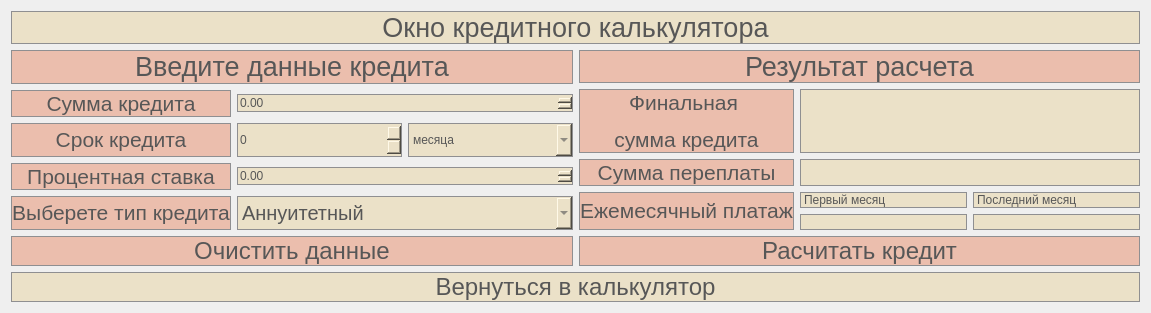
<?xml version="1.0" encoding="UTF-8"?>
<ui version="4.0">
 <class>creditwindow</class>
 <widget class="QDialog" name="creditwindow">
  <property name="geometry">
   <rect>
    <x>0</x>
    <y>0</y>
    <width>1151</width>
    <height>312</height>
   </rect>
  </property>
  <property name="windowTitle">
   <string>Dialog</string>
  </property>
  <layout class="QGridLayout" name="gridLayout_4">
   <item row="0" column="0" colspan="2">
    <widget class="QLabel" name="window_name">
     <property name="font">
      <font>
       <pointsize>20</pointsize>
      </font>
     </property>
     <property name="styleSheet">
      <string notr="true">QLabel {
     border: 1px solid #8f8f91;
     background-color:rgb(235, 225, 200);
	color:rgb(87, 87, 87)
 }</string>
     </property>
     <property name="text">
      <string>Окно кредитного калькулятора</string>
     </property>
     <property name="alignment">
      <set>Qt::AlignCenter</set>
     </property>
    </widget>
   </item>
   <item row="1" column="0">
    <layout class="QGridLayout" name="gridLayout">
     <item row="1" column="0">
      <widget class="QLabel" name="window_name_8">
       <property name="font">
        <font>
         <pointsize>16</pointsize>
        </font>
       </property>
       <property name="styleSheet">
        <string notr="true">QLabel {
     border: 1px solid #8f8f91;
     background-color:rgb(235, 190, 173);
	color:rgb(87, 87, 87)
 }
</string>
       </property>
       <property name="text">
        <string>&lt;html&gt;&lt;head/&gt;&lt;body&gt;&lt;p align=&quot;center&quot;&gt;Сумма кредита&lt;/p&gt;&lt;/body&gt;&lt;/html&gt;</string>
       </property>
       <property name="alignment">
        <set>Qt::AlignCenter</set>
       </property>
      </widget>
     </item>
     <item row="4" column="0">
      <widget class="QLabel" name="window_name_10">
       <property name="font">
        <font>
         <pointsize>16</pointsize>
        </font>
       </property>
       <property name="styleSheet">
        <string notr="true">QLabel {
     border: 1px solid #8f8f91;
     background-color:rgb(235, 190, 173);
	color:rgb(87, 87, 87)
 }
</string>
       </property>
       <property name="text">
        <string>&lt;html&gt;&lt;head/&gt;&lt;body&gt;&lt;p align=&quot;center&quot;&gt;Выберете тип кредита&lt;/p&gt;&lt;/body&gt;&lt;/html&gt;</string>
       </property>
       <property name="alignment">
        <set>Qt::AlignCenter</set>
       </property>
      </widget>
     </item>
     <item row="2" column="2">
      <widget class="QComboBox" name="month_or_years">
       <property name="sizePolicy">
        <sizepolicy hsizetype="Preferred" vsizetype="Preferred">
         <horstretch>0</horstretch>
         <verstretch>0</verstretch>
        </sizepolicy>
       </property>
       <property name="styleSheet">
        <string notr="true">QComboBox {
     border: 1px solid #8f8f91;
     background-color:rgb(235, 225, 200);
	color:rgb(87, 87, 87)
 }</string>
       </property>
       <item>
        <property name="text">
         <string>месяца</string>
        </property>
       </item>
       <item>
        <property name="text">
         <string>года</string>
        </property>
       </item>
      </widget>
     </item>
     <item row="1" column="1" colspan="2">
      <widget class="QDoubleSpinBox" name="credit_sum">
       <property name="styleSheet">
        <string notr="true">QDoubleSpinBox {
     border: 1px solid #8f8f91;
     background-color:rgb(235, 225, 200);
	color:rgb(87, 87, 87)
 }</string>
       </property>
       <property name="minimum">
        <double>0.000000000000000</double>
       </property>
       <property name="maximum">
        <double>1000000.000000000000000</double>
       </property>
      </widget>
     </item>
     <item row="2" column="0">
      <widget class="QLabel" name="window_name_7">
       <property name="font">
        <font>
         <pointsize>16</pointsize>
        </font>
       </property>
       <property name="styleSheet">
        <string notr="true">QLabel {
     border: 1px solid #8f8f91;
     background-color:rgb(235, 190, 173);
	color:rgb(87, 87, 87)
 }
</string>
       </property>
       <property name="text">
        <string>&lt;html&gt;&lt;head/&gt;&lt;body&gt;&lt;p align=&quot;center&quot;&gt;Срок кредита&lt;/p&gt;&lt;/body&gt;&lt;/html&gt;</string>
       </property>
       <property name="alignment">
        <set>Qt::AlignCenter</set>
       </property>
      </widget>
     </item>
     <item row="0" column="0" colspan="3">
      <widget class="QLabel" name="window_name_6">
       <property name="font">
        <font>
         <pointsize>20</pointsize>
        </font>
       </property>
       <property name="styleSheet">
        <string notr="true">QLabel {
     border: 1px solid #8f8f91;
     background-color:rgb(235, 190, 173);
	color:rgb(87, 87, 87)
 }
</string>
       </property>
       <property name="text">
        <string>&lt;html&gt;&lt;head/&gt;&lt;body&gt;&lt;p align=&quot;center&quot;&gt;Введите данные кредита&lt;/p&gt;&lt;/body&gt;&lt;/html&gt;</string>
       </property>
       <property name="alignment">
        <set>Qt::AlignCenter</set>
       </property>
      </widget>
     </item>
     <item row="4" column="1" colspan="2">
      <widget class="QComboBox" name="credit_type">
       <property name="sizePolicy">
        <sizepolicy hsizetype="Preferred" vsizetype="Preferred">
         <horstretch>0</horstretch>
         <verstretch>0</verstretch>
        </sizepolicy>
       </property>
       <property name="font">
        <font>
         <pointsize>15</pointsize>
        </font>
       </property>
       <property name="styleSheet">
        <string notr="true">QComboBox {
     border: 1px solid #8f8f91;
     background-color:rgb(235, 225, 200);
	color:rgb(87, 87, 87)
 }</string>
       </property>
       <property name="currentIndex">
        <number>0</number>
       </property>
       <item>
        <property name="text">
         <string>Аннуитетный</string>
        </property>
       </item>
       <item>
        <property name="text">
         <string>Дифференцированный</string>
        </property>
       </item>
      </widget>
     </item>
     <item row="3" column="0">
      <widget class="QLabel" name="window_name_9">
       <property name="font">
        <font>
         <pointsize>16</pointsize>
        </font>
       </property>
       <property name="styleSheet">
        <string notr="true">QLabel {
     border: 1px solid #8f8f91;
     background-color:rgb(235, 190, 173);
	color:rgb(87, 87, 87)
 }
</string>
       </property>
       <property name="text">
        <string>&lt;html&gt;&lt;head/&gt;&lt;body&gt;&lt;p align=&quot;center&quot;&gt;Процентная ставка&lt;/p&gt;&lt;/body&gt;&lt;/html&gt;</string>
       </property>
       <property name="alignment">
        <set>Qt::AlignCenter</set>
       </property>
      </widget>
     </item>
     <item row="3" column="1" colspan="2">
      <widget class="QDoubleSpinBox" name="rate">
       <property name="styleSheet">
        <string notr="true">QDoubleSpinBox {
     border: 1px solid #8f8f91;
     background-color:rgb(235, 225, 200);
	color:rgb(87, 87, 87)
 }</string>
       </property>
       <property name="minimum">
        <double>-1000.000000000000000</double>
       </property>
       <property name="maximum">
        <double>1000.000000000000000</double>
       </property>
      </widget>
     </item>
     <item row="2" column="1">
      <widget class="QSpinBox" name="time">
       <property name="sizePolicy">
        <sizepolicy hsizetype="Preferred" vsizetype="Preferred">
         <horstretch>0</horstretch>
         <verstretch>0</verstretch>
        </sizepolicy>
       </property>
       <property name="styleSheet">
        <string notr="true">QSpinBox {
     border: 1px solid #8f8f91;
     background-color:rgb(235, 225, 200);
	color:rgb(87, 87, 87)
 }</string>
       </property>
      </widget>
     </item>
    </layout>
   </item>
   <item row="1" column="1">
    <layout class="QGridLayout" name="gridLayout_3">
     <item row="1" column="0">
      <widget class="QLabel" name="window_name_11">
       <property name="font">
        <font>
         <pointsize>16</pointsize>
        </font>
       </property>
       <property name="styleSheet">
        <string notr="true">QLabel {
     border: 1px solid #8f8f91;
     background-color:rgb(235, 190, 173);
	color:rgb(87, 87, 87)
 }
</string>
       </property>
       <property name="text">
        <string>&lt;html&gt;&lt;head/&gt;&lt;body&gt;&lt;p align=&quot;center&quot;&gt;Финальная &lt;/p&gt;&lt;p align=&quot;center&quot;&gt;сумма кредита&lt;/p&gt;&lt;/body&gt;&lt;/html&gt;</string>
       </property>
       <property name="alignment">
        <set>Qt::AlignCenter</set>
       </property>
      </widget>
     </item>
     <item row="3" column="2">
      <widget class="QLabel" name="label_5">
       <property name="styleSheet">
        <string notr="true">QLabel {
     border: 1px solid #8f8f91;
     background-color:rgb(235, 225, 200);
	color:rgb(87, 87, 87)
 }</string>
       </property>
       <property name="text">
        <string>Последний месяц</string>
       </property>
      </widget>
     </item>
     <item row="1" column="1" colspan="2">
      <widget class="QLabel" name="final_sum">
       <property name="styleSheet">
        <string notr="true">QLabel {
     border: 1px solid #8f8f91;
     background-color:rgb(235, 225, 200);
	color:rgb(87, 87, 87)
 }</string>
       </property>
       <property name="text">
        <string/>
       </property>
      </widget>
     </item>
     <item row="0" column="0" colspan="3">
      <widget class="QLabel" name="window_name_14">
       <property name="font">
        <font>
         <pointsize>20</pointsize>
        </font>
       </property>
       <property name="styleSheet">
        <string notr="true">QLabel {
     border: 1px solid #8f8f91;
     background-color:rgb(235, 190, 173);
	color:rgb(87, 87, 87)
 }
</string>
       </property>
       <property name="text">
        <string>&lt;html&gt;&lt;head/&gt;&lt;body&gt;&lt;p align=&quot;center&quot;&gt;Результат расчета&lt;/p&gt;&lt;/body&gt;&lt;/html&gt;</string>
       </property>
       <property name="alignment">
        <set>Qt::AlignCenter</set>
       </property>
      </widget>
     </item>
     <item row="2" column="1" colspan="2">
      <widget class="QLabel" name="final_rate_amout">
       <property name="styleSheet">
        <string notr="true">QLabel {
     border: 1px solid #8f8f91;
     background-color:rgb(235, 225, 200);
	color:rgb(87, 87, 87)
 }</string>
       </property>
       <property name="text">
        <string/>
       </property>
      </widget>
     </item>
     <item row="3" column="1">
      <widget class="QLabel" name="label_6">
       <property name="styleSheet">
        <string notr="true">QLabel {
     border: 1px solid #8f8f91;
     background-color:rgb(235, 225, 200);
	color:rgb(87, 87, 87)
 }</string>
       </property>
       <property name="text">
        <string>Первый месяц</string>
       </property>
      </widget>
     </item>
     <item row="2" column="0">
      <widget class="QLabel" name="window_name_13">
       <property name="font">
        <font>
         <pointsize>16</pointsize>
        </font>
       </property>
       <property name="styleSheet">
        <string notr="true">QLabel {
     border: 1px solid #8f8f91;
     background-color:rgb(235, 190, 173);
	color:rgb(87, 87, 87)
 }
</string>
       </property>
       <property name="text">
        <string>&lt;html&gt;&lt;head/&gt;&lt;body&gt;&lt;p align=&quot;center&quot;&gt;Сумма переплаты&lt;/p&gt;&lt;/body&gt;&lt;/html&gt;</string>
       </property>
       <property name="alignment">
        <set>Qt::AlignCenter</set>
       </property>
      </widget>
     </item>
     <item row="4" column="1">
      <widget class="QLabel" name="first_pay">
       <property name="styleSheet">
        <string notr="true">QLabel {
     border: 1px solid #8f8f91;
     background-color:rgb(235, 225, 200);
	color:rgb(87, 87, 87)
 }</string>
       </property>
       <property name="text">
        <string/>
       </property>
      </widget>
     </item>
     <item row="4" column="2">
      <widget class="QLabel" name="last_pay">
       <property name="styleSheet">
        <string notr="true">QLabel {
     border: 1px solid #8f8f91;
     background-color:rgb(235, 225, 200);
	color:rgb(87, 87, 87)
 }</string>
       </property>
       <property name="text">
        <string/>
       </property>
      </widget>
     </item>
     <item row="3" column="0" rowspan="2">
      <widget class="QLabel" name="window_name_15">
       <property name="font">
        <font>
         <pointsize>16</pointsize>
        </font>
       </property>
       <property name="styleSheet">
        <string notr="true">QLabel {
     border: 1px solid #8f8f91;
     background-color:rgb(235, 190, 173);
	color:rgb(87, 87, 87)
 }
</string>
       </property>
       <property name="text">
        <string>&lt;html&gt;&lt;head/&gt;&lt;body&gt;&lt;p align=&quot;center&quot;&gt;Ежемесячный платаж&lt;/p&gt;&lt;/body&gt;&lt;/html&gt;</string>
       </property>
       <property name="alignment">
        <set>Qt::AlignCenter</set>
       </property>
      </widget>
     </item>
    </layout>
   </item>
   <item row="2" column="0" colspan="2">
    <layout class="QGridLayout" name="gridLayout_2">
     <item row="0" column="0">
      <widget class="QPushButton" name="clear_data">
       <property name="sizePolicy">
        <sizepolicy hsizetype="Preferred" vsizetype="Preferred">
         <horstretch>0</horstretch>
         <verstretch>0</verstretch>
        </sizepolicy>
       </property>
       <property name="font">
        <font>
         <pointsize>18</pointsize>
        </font>
       </property>
       <property name="styleSheet">
        <string notr="true">QPushButton {
     border: 1px solid #8f8f91;
     background-color:rgb(235, 190, 173);
	color:rgb(87, 87, 87)
 }

 QPushButton:pressed {
     background-color: qlineargradient(x1: 0, y1: 0, x2: 0, y2: 1,
                                       stop: 0 #dadbde, stop: 1 #f6f7fa);
 }</string>
       </property>
       <property name="text">
        <string>Очистить данные</string>
       </property>
      </widget>
     </item>
     <item row="0" column="1">
      <widget class="QPushButton" name="result">
       <property name="sizePolicy">
        <sizepolicy hsizetype="Preferred" vsizetype="Preferred">
         <horstretch>0</horstretch>
         <verstretch>0</verstretch>
        </sizepolicy>
       </property>
       <property name="font">
        <font>
         <pointsize>18</pointsize>
        </font>
       </property>
       <property name="styleSheet">
        <string notr="true">QPushButton {
     border: 1px solid #8f8f91;
     background-color:rgb(235, 190, 173);
	color:rgb(87, 87, 87)
 }

 QPushButton:pressed {
     background-color: qlineargradient(x1: 0, y1: 0, x2: 0, y2: 1,
                                       stop: 0 #dadbde, stop: 1 #f6f7fa);
 }</string>
       </property>
       <property name="text">
        <string>Расчитать кредит</string>
       </property>
      </widget>
     </item>
     <item row="1" column="0" colspan="2">
      <widget class="QPushButton" name="back_tocalc">
       <property name="sizePolicy">
        <sizepolicy hsizetype="Preferred" vsizetype="Preferred">
         <horstretch>0</horstretch>
         <verstretch>0</verstretch>
        </sizepolicy>
       </property>
       <property name="font">
        <font>
         <pointsize>18</pointsize>
        </font>
       </property>
       <property name="styleSheet">
        <string notr="true"> QPushButton {
     border: 1px solid #8f8f91;
     background-color:rgb(235, 225, 200);
	color:rgb(87, 87, 87)
 }

 QPushButton:pressed {
     background-color: qlineargradient(x1: 0, y1: 0, x2: 0, y2: 1,
                                       stop: 0 #dadbde, stop: 1 #f6f7fa);
 }</string>
       </property>
       <property name="text">
        <string>Вернуться в калькулятор</string>
       </property>
      </widget>
     </item>
    </layout>
   </item>
  </layout>
 </widget>
 <resources/>
 <connections/>
</ui>
